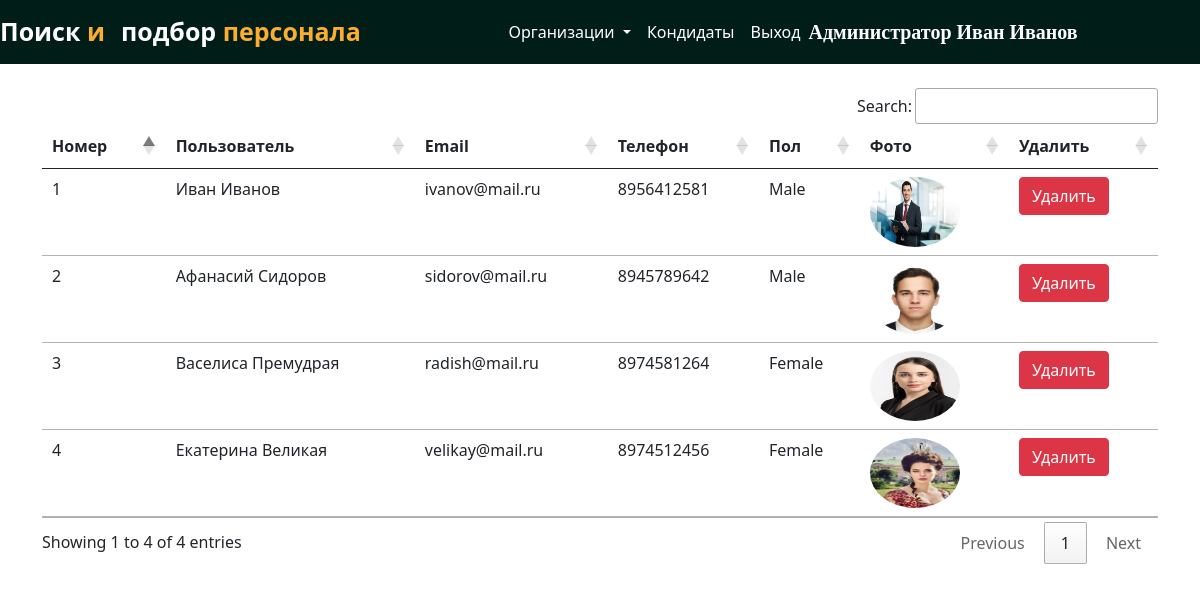
The page /view_applicants/ (signed in) on the database its author committed.
### jobs/models.py (models this page shows, shortened)
class Applicant(models.Model):
    user = models.ForeignKey(User, on_delete=models.CASCADE)
    phone = models.CharField(max_length=10)
    image = models.ImageField(upload_to="")
    gender = models.CharField(max_length=10)
    type = models.CharField(max_length=15)

### jobs/views.py (the view)
# urls.py: path("view_applicants/", views.view_applicants, name="view_applicants"),
def view_applicants(request):
    if not request.user.is_authenticated:
        return redirect("/admin_login")
    applicants = Applicant.objects.all()
    return render(request, "view_applicants.html", {'applicants':applicants})

### jobs/templates/view_applicants.html (shortened to what this page needs)
{% extends 'admin_navbar.html' %}
{% block view_applicants %} active {% endblock %}
{% block body %}
<div class="container mt-4">
<table class="table table-hover" id="example">
    <thead>
        <tr>
            <th>Номер</th>
            <th>Пользователь</th>
            <th>Email</th>
            <th>Телефон</th>
            <th>Пол</th>
            <th>Фото</th>
            <th>Удалить</th>
        </tr>
    </thead>
    <tbody>
        {% for applicant in applicants %}
        <tr>
            <td>{{forloop.counter}}</td>
            <td>{{applicant.user.get_full_name}}</td>
            <td>{{applicant.user.email}}</td>
            <td>{{applicant.phone}}</td>
            <td>{{applicant.gender}}</td>
            <td><img src="{{applicant.image.url}}" class="rounded-circle" width="90px" height="70px"></td>
            <td><a href="/delete_user/{{applicant.user.id}}/" class="btn btn-danger" onclick="return confirm('Вы уверены, что хотите удалить кандидата?')">Удалить</a></td>
        </tr>
        {% endfor %}
    </tbody>
</table>
</div>
{% endblock %}

### jobs/templates/admin_navbar.html (shortened to what this page needs)
<!doctype html>
<html lang="ru">
<head>
  <link href="https://cdn.jsdelivr.net/npm/bootstrap@5.0.2/dist/css/bootstrap.min.css" rel="stylesheet"
>
  <link rel="stylesheet" href="https://cdn.datatables.net/1.10.25/css/jquery.dataTables.min.css">
  <link rel="stylesheet" href="https://cdn.datatables.net/buttons/1.7.1/css/buttons.dataTables.min.css">
</head>
<body>
  <nav class="navbar navbar-expand-lg navbar-dark">
      <a class="navbar-brand" href="/"><span class="head1"> Поиск </span><span class="head2">и</span></a>
      <a class="navbar-brand" href="#"><span class="head1">подбор</span><span class="head2"> персонала</span></a>
      <div class="container w-50">
      <div class="collapse navbar-collapse" id="navbarSupportedContent">
        <ul class="navbar-nav me-auto mb-2 mb-lg-0">
          <div class="collapse navbar-collapse" id="navbarNavDarkDropdown">
            <ul class="navbar-nav">
              <li class="nav-item dropdown">
                <a class="nav-link active dropdown-toggle" href="#" id="navbarDarkDropdownMenuLink" role="button" data-bs-toggle="dropdown" aria-expanded="false">
                  Организации
                </a>
              </li>
            </ul>
          </div>
          <li class="nav-item">
            <a class="nav-link {% block view_applicants %} {% endblock %}" href="/view_applicants/">Кондидаты</a>
          </li>
          <li class="nav-item">
            <a class="nav-link active" href="/logout/">Выход</a>
          </li>
        </ul>
        <a class="navbar-brand" style="font-weight: bold; font-family: 'Times New Roman', Times, serif;" href="#">Администратор {{request.user.get_full_name}}</a>
      </div>
      </div>
  </nav>
  {% block body %}
  {% endblock %}
</body>
</html>

### jobs/templates/admin_navbar.html (style rules this page uses)
.navbar { background-color: #001d18; }
.head1 { color: endblock; font-size: 25px; font-weight: bold; height: 50px; }
.head2 { color: #FBAD30; font-size: 25px; font-weight: bold; }

### rows shown on the page
Applicant: user.get_full_name "Иван Иванов", user.email "ivanov@mail.ru", phone "8956412581", gender "Male", image (picture)
Applicant: user.get_full_name "Афанасий Сидоров", user.email "sidorov@mail.ru", phone "8945789642", gender "Male", image (picture)
Applicant: user.get_full_name "Васелиса Премудрая", user.email "radish@mail.ru", phone "8974581264", gender "Female", image (picture)
Applicant: user.get_full_name "Екатерина Великая", user.email "velikay@mail.ru", phone "8974512456", gender "Female", image (picture)

### other values the page prints
{{ request.user.get_full_name }} "Иван Иванов"
